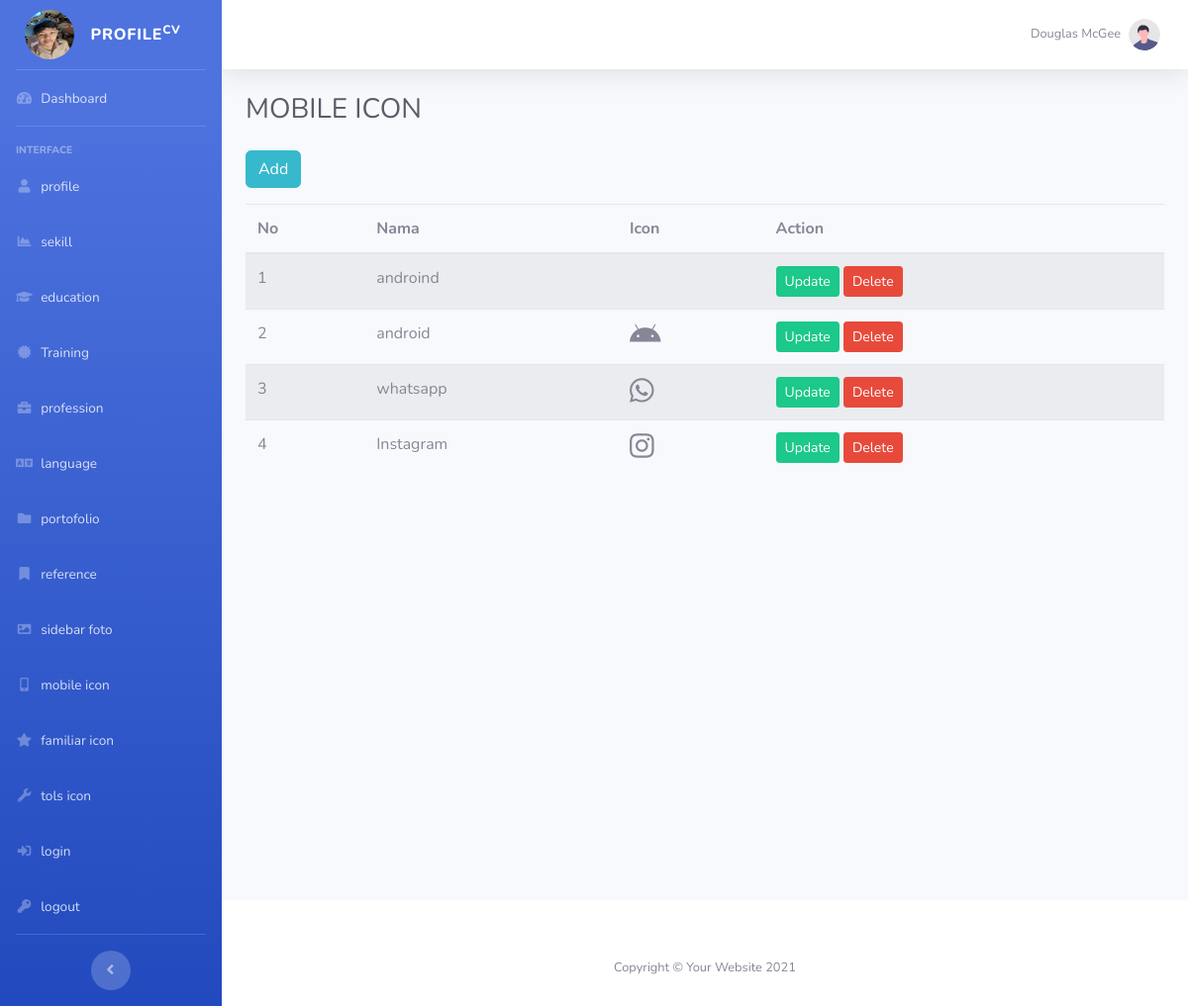
The app's page /tabel_mobile.php (signed in) with its own data.
### tables this page shows
CREATE TABLE `mobile` (
  `id_mobile` int(11) NOT NULL,
  `nama` varchar(200) NOT NULL,
  `icon` varchar(200) NOT NULL
);

### tabel_mobile.php (the view, shortened to what this page needs)
<?php
include "connection.php";
$select_mobile = mysqli_query($koneksi, "
    SELECT * FROM mobile
    ORDER BY id_mobile DESC
");
?>
<?php include "header.php" ?>
<body id="page-top">
    <div id="wrapper">
        <?php include "sidebar.php" ?>
        <div id="content-wrapper" class="d-flex flex-column">
            <div id="content">
                <?php include "topbar.php" ?>
                <div class="container-fluid">
                    <div class="d-sm-flex align-items-center justify-content-between mb-4">
                        <h1 class="h3 mb-0 text-gray-800">
                            MOBILE ICON
                        </h1>
                    </div>
                    <a href="form_mobile.php" class="btn btn-info mb-3">
                        Add
                    </a>
                    <table class="table table-striped">
                        <thead>
                            <tr>
                                <th>No</th>
                                <th>Nama</th>
                                <th>Icon</th>
                                <th>Action</th>
                            </tr>
                        </thead>
                        <tbody>
                            <?php
                            $no = 1;
                            while ($mobile = mysqli_fetch_object($select_mobile)) {
                            ?>
                                <tr>
                                    <td><?= $no++ ?></td>
                                    <td><?= $mobile->nama ?></td>
                                    <td class="align center">
                                        <?php
                                        if (
                                            strpos($mobile->icon, 'fab') !== false ||
                                            strpos($mobile->icon, 'fas') !== false ||
                                            strpos($mobile->icon, 'far') !== false
                                        ) {
                                        ?>
                                            <i class="<?= $mobile->icon ?>" style="font-size:28px;"></i>
                                        <?php
                                        } else {
                                        ?>
                                            <i class="<?= $mobile->icon ?> colored" style="font-size:28px;"></i>
                                        <?php
                                        }
                                        ?>
                                    </td>
                                    <td style="position: relative; z-index: 10;">
                                        <a href="update_form_mobile.php?id_mobile=<?= $mobile->id_mobile ?>"
                                            class="btn btn-success btn-sm"
                                            style="position: relative; z-index: 11; pointer-events: auto;">
                                            Update
                                        </a>
                                        <a href="delete_mobile.php?id_mobile=<?= $mobile->id_mobile ?>"
                                            class="btn btn-danger btn-sm"
                                            style="position: relative; z-index: 11; pointer-events: auto;"
                                            onclick="return confirm('Yakin ingin menghapus data ini?')">
                                            Delete
                                        </a>
                                    </td>
                                </tr>
                            <?php } ?>
                        </tbody>
                    </table>
                </div>
            </div>
            <?php include "footer.php" ?>
        </div>
    </div>
</body>
</html>

### records on screen
mobile: nama "androind"
mobile: nama "android"
mobile: nama "whatsapp"
mobile: nama "Instagram"
